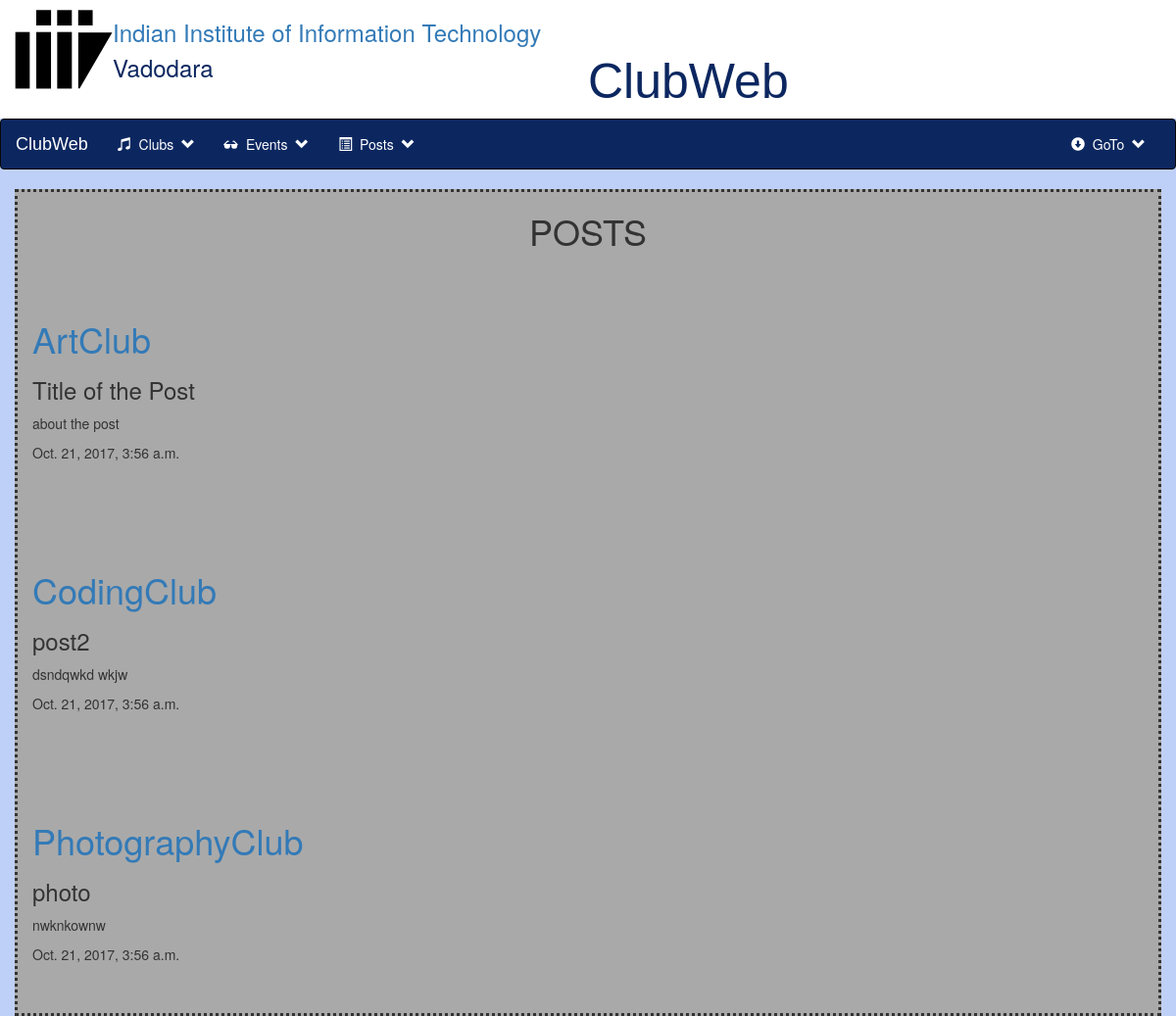
/posts/, run on the app's committed database.
### posts/models.py (models this page shows, shortened)
class Post(models.Model):
    club_name = models.CharField(max_length=20, choices=CLUB_NAMES)
    title = models.CharField(max_length=120)
    information = models.TextField()
    post_time = models.DateTimeField(default=timezone.now())

### posts/views.py (the view)
def home_page(request):
    clubs = Club.objects.all()
    events = Event.objects.all()
    posts = Post.objects.all()
    return render(request, 'posts/home_page.html', {'Clubs': clubs, 'Posts': posts, 'Events': events})

### posts/templates/posts/home_page.html
{% extends 'basic/base.html' %}
{% block content %}
    <div class="container-fluid">
        <div class="container" style="background-color: darkgrey; border: dotted">
            <h1 align="center"> POSTS </h1>
            {% for post in Posts %}
            <br><br>
            <a href="{% url 'post_detail' pk=post.pk %}"><h1>{{ post.club_name }}</h1></a>
            <h3>{{ post.title }}</h3>
            <p>{{ post.information }}</p>
            <p>{{ post.post_time }}</p>
            <br><br>
            {%  endfor %}
        </div>
    </div>
{% endblock %}

### basic/static/css/basic/home_page.css (style rules this page uses)
body { background-color: #bed0f7; }

### data on the page
Post: club_name "ArtClub", title "Title of the Post", information "about the post", post_time "Oct. 21, 2017, 3:56 a.m."
Post: club_name "CodingClub", title "post2", information "dsndqwkd wkjw", post_time "Oct. 21, 2017, 3:56 a.m."
Post: club_name "PhotographyClub", title "photo", information "nwknkownw", post_time "Oct. 21, 2017, 3:56 a.m."
